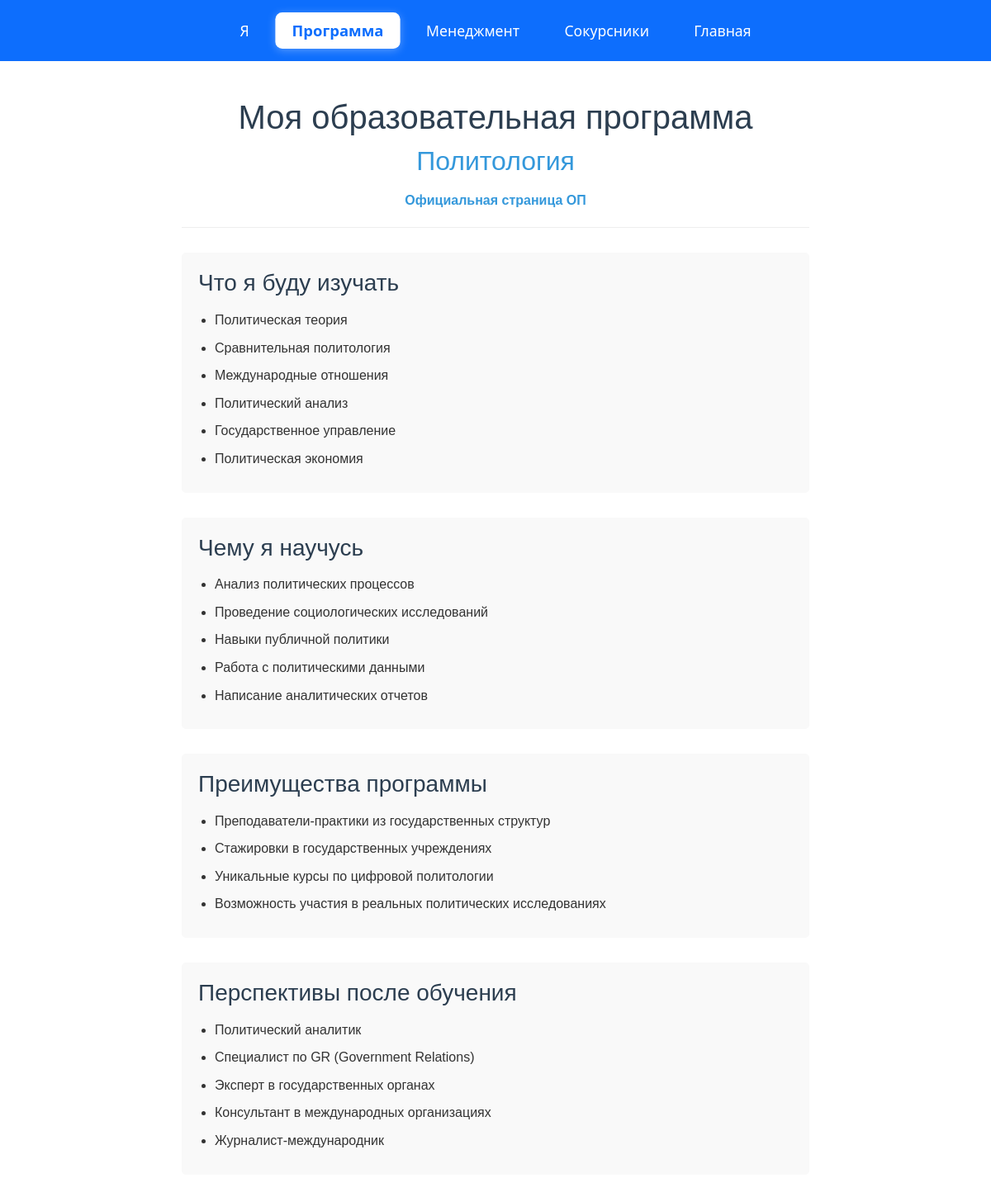
The page /edu_info/Программа/ on the database its author committed.
### edu_info/models.py (models this page shows, shortened)
class Page(models.Model):
    name = models.CharField(max_length=100)
    data = models.JSONField(default=dict)
    show_in_nav = models.BooleanField(default=True)

### edu_info/views.py (the view, shortened to what this page needs)
# urls.py: path('<str:page_name>/', views.show_page, name='page'),
def show_page(request, page_name):
    page = Page.objects.get(name=page_name)
    nav_pages = Page.objects.filter(show_in_nav=True)
    if page_name != 'Сокурсники':
        return render(request, f'{page_name}.html', {'page': page, 'nav_pages': nav_pages})

### edu_info/templates/Программа.html
{% extends 'index.html' %}
{% load static %}
{% block content %}
<div class="program-page">
    <div class="program-header">
        <h1>Моя образовательная программа</h1>
        <h2>{{ page.data.program_name }}</h2>
        <a href="{{ page.data.program_link }}" class="program-link" target="_blank">Официальная страница ОП</a>
    </div>
    <div class="program-section">
        <h3> Что я буду изучать</h3>
        <ul class="program-list">
            {% for i in page.data.study_plan %}
            <li>{{ i }}</li>
            {% endfor %}
        </ul>
    </div>
    <div class="program-section">
        <h3> Чему я научусь</h3>
        <ul class="program-list">
            {% for i in page.data.skills %}
            <li>{{ i }}</li>
            {% endfor %}
        </ul>
    </div>
    <div class="program-section">
        <h3> Преимущества программы</h3>
        <ul class="program-list">
            {% for i in page.data.advantages %}
            <li>{{ i }}</li>
            {% endfor %}
        </ul>
    </div>
    <div class="program-section">
        <h3>Перспективы после обучения</h3>
        <ul class="program-list">
            {% for i in page.data.career_prospects %}
            <li>{{ i }}</li>
            {% endfor %}
        </ul>
    </div>
</div>
{% endblock %}

### edu_info/templates/index.html (shortened to what this page needs)
{% load static %}
<!DOCTYPE html>
<html lang="en">
<head>
  <link href="https://cdn.jsdelivr.net/npm/bootstrap@5.3.0/dist/css/bootstrap.min.css" rel="stylesheet">
  <link rel="stylesheet" href="/static/styles/style.css">
</head>
<body>
    <nav class="custom-navbar">
    <ul class="custom-nav-list">
        {% for nav_page in nav_pages %}
        <li class="custom-nav-item">
            <a href="/edu_info/{{ nav_page.name }}/"
               class="custom-nav-link {% if nav_page.name == page.name %}custom-active-link{% endif %}">
                {{ nav_page.name }}
            </a>
        </li>
        {% endfor %}
        <li class="custom-nav-item">
            <a href="/" class="custom-nav-link {% if request.path == '/' %}custom-active-link{% endif %}">
                Главная
            </a>
        </li>
    </ul>
    </nav>
{% block content %}
{% endblock %}
</body>
</html>

### edu_info/static/styles/style.css (style rules this page uses)
.custom-navbar { background-color: #0d6efd; padding: 1rem 0; margin-bottom: 1.5rem; }
.custom-nav-list { display: flex; justify-content: center; list-style: none; padding: 0; margin: 0 auto; max-width: 1200px; }
.custom-nav-item { margin: 0 0.5rem; }
.custom-nav-link { color: white; text-decoration: none; font-size: 1.1rem; padding: 0.5rem 1.2rem; border-radius: 0.5rem; transition: all 0.2s ease; display: block; }
.custom-active-link { background-color: white; color: #0d6efd !important; font-weight: bold; box-shadow: 0 2px 10px rgba(255, 255, 255, 0.3); transform: scale(1.05); }
.program-page { max-width: 800px; margin: 0 auto; padding: 20px; font-family: 'Arial', sans-serif; color: #333; line-height: 1.6; }
.program-header { text-align: center; margin-bottom: 30px; padding-bottom: 20px; border-bottom: 1px solid #eee; }
.program-header h1 { color: #2c3e50; margin-bottom: 10px; }
.program-header h2 { color: #3498db; margin-bottom: 15px; }
.program-link { color: #3498db; text-decoration: none; font-weight: bold; }
.program-section { margin-bottom: 30px; background: #f9f9f9; padding: 20px; border-radius: 5px; }
.program-section h3 { color: #2c3e50; margin-top: 0; margin-bottom: 15px; display: flex; align-items: center; gap: 10px; }
.program-list { padding-left: 20px; margin: 0; }
.program-list li { margin-bottom: 8px; }

### rows shown on the page
Page: name "Я"
Page: name "Программа", data.program_name "Политология"
Page: name "Менеджмент"
Page: name "Сокурсники"

### other values the page prints
{{ i }} "Политическая теория" "Сравнительная политология" "Международные отношения" "Политический анализ" "Государственное управление" "Политическая экономия"
{{ i }} "Анализ политических процессов" "Проведение социологических исследований" "Навыки публичной политики" "Работа с политическими данными" "Написание аналитических отчетов"
{{ i }} "Преподаватели-практики из государственных структур" "Стажировки в государственных учреждениях" "Уникальные курсы по цифровой политологии" "Возможность участия в реальных политических исследованиях"
{{ i }} "Политический аналитик" "Специалист по GR (Government Relations)" "Эксперт в государственных органах" "Консультант в международных организациях" "Журналист-международник"
